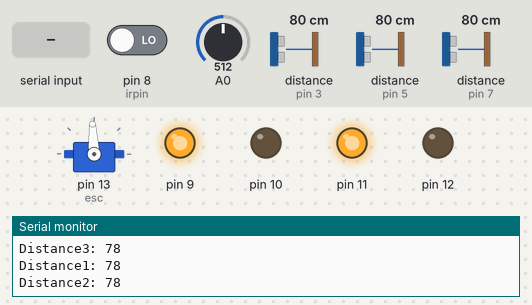
The sketch below on a simulated Arduino Uno, built with avr-gcc and run on an emulated ATmega328P. On the bench: servo, output pins drawn as LEDs (lit = HIGH), the last lines printed to the serial monitor. Wiring (inferred from the names in the program): 3 × ultrasonic range finder: trigger pin 2, echo pin 3 / trigger pin 4, echo pin 5 / trigger pin 6, echo pin 7. Dashed ring = blinking. Inputs (shaded band) come from the test bench; at power-on: distance to the obstacle (sensors on pin 3, pin 5, pin 7) 80 cm, pin 8 (irpin) LOW, A0 = 512. The echo pulse lasts 58.3 µs per cm; pins used as bus, display or sensor lines are not drawn.

Above: at 3.2 s.
3.3 s: distance to the obstacle (sensor on pin 3) set to 19 cm
6.3 s: distance to the obstacle (sensor on pin 3) set to 14 cm
At 7.5 s:
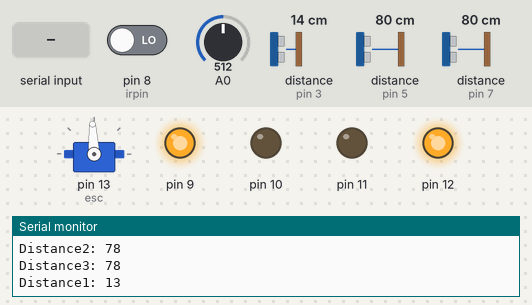
7.8 s: pin 8 (irpin) driven HIGH
At 8.5 s:
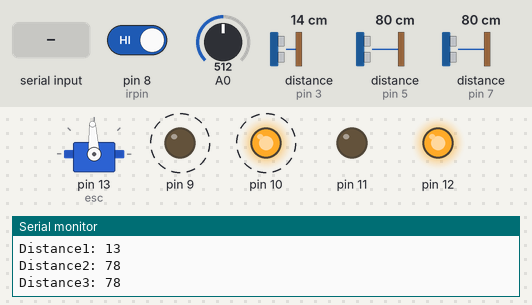
10.8 s: "R" received over Serial
At 11.9 s:
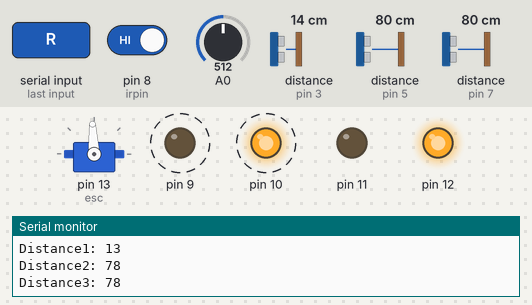
13.8 s: A0 set to 716
At 15.1 s:
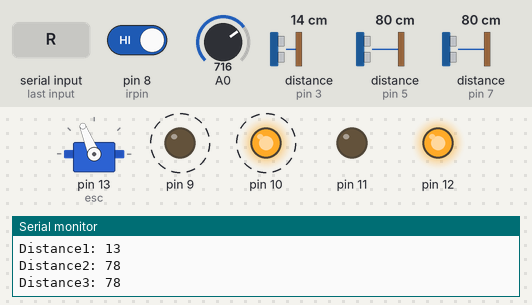
16.8 s: "F" received over Serial
At 18.6 s:
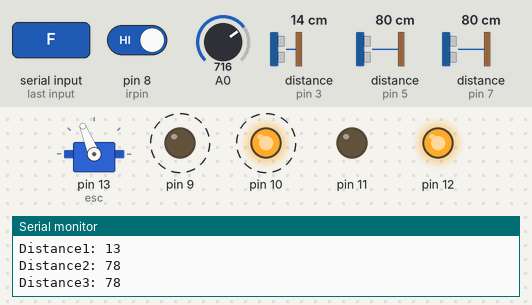
Timing chart, 0 to 20.3 s (numbered marks = the images above; inputs shaded):
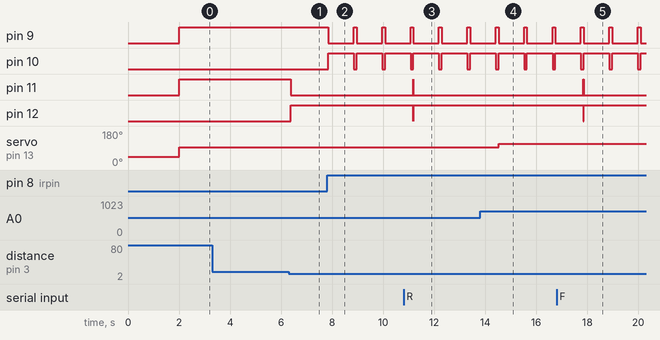

Measured:
- the behaviour switches between 17 and 16 cm on distance to the obstacle (sensor on pin 3) (found by bisection; images 0 and 1)
- after the input at 6.3 s, pin 11: HIGH → LOW after 0.08 s; pin 12: LOW → HIGH after 0.08 s
- after the input at 7.8 s, pin 9: alternates HIGH for 0.11 s and LOW for 1.0 s, starting after 0.05 s; pin 10: alternates HIGH for 1.0 s and LOW for 0.11 s, starting after 0.05 s
- after the input at 10.8 s, pin 11: LOW → HIGH after 0.37 s, → LOW 0.01 s later; pin 12: HIGH → LOW after 0.37 s, → HIGH 0.01 s later
- after the input at 13.8 s, servo on pin 13 (esc): 93° → 112° after 0.72 s
- after the input at 16.8 s, pin 11: LOW → HIGH after 1.0 s, → LOW 0.01 s later; pin 12: HIGH → LOW after 1.0 s, → HIGH 0.01 s later

The sketch:

mechano_rdy_to_rck.ino
```cpp
//Mechano The Smart Floor Cleaning robot by Hobby Project

#include <Servo.h> //include servo.h library
Servo esc;
const int trigPin1 = 2;
const int echoPin1 = 3;
const int trigPin2 = 4;
const int echoPin2 = 5;
const int trigPin3 = 6;
const int echoPin3 = 7;

int irpin =8;

long duration1;
long duration2;
long duration3;
int distanceleft;
int distancefront;
int distanceright;

int a=0;

char cmnd;

void setup() {
  pinMode(trigPin1, OUTPUT);
  pinMode(trigPin2, OUTPUT);
  pinMode(trigPin3, OUTPUT);// Sets the trigPin as an Output
  pinMode(echoPin1, INPUT); // Sets the echoPin as an Input
  pinMode(echoPin2, INPUT);
  pinMode(echoPin3, INPUT);
  pinMode(irpin, INPUT);
  pinMode(9, OUTPUT);
  pinMode(10, OUTPUT);
  pinMode(11, OUTPUT);
  pinMode(12, OUTPUT);
  pinMode(A0, INPUT);
  Serial.begin(9600);
  esc.attach(13);
  esc.writeMicroseconds(1000);
  delay(2000);
}
void loop() {
  digitalWrite(trigPin1, LOW);
  delayMicroseconds(2);
  digitalWrite(trigPin1, HIGH);
  delayMicroseconds(10);
  digitalWrite(trigPin1, LOW);
  duration1 = pulseIn(echoPin1, HIGH);
  distanceleft = duration1 * 0.034 / 2;
  Serial.print("Distance1: ");
  Serial.println(distanceleft);
  digitalWrite(trigPin2, LOW);
  delayMicroseconds(2);
  digitalWrite(trigPin2, HIGH);
  delayMicroseconds(10);
  digitalWrite(trigPin2, LOW);
  duration2 = pulseIn(echoPin2, HIGH);
  distancefront = duration2 * 0.034 / 2;
  Serial.print("Distance2: ");
  Serial.println(distancefront);
  digitalWrite(trigPin3, LOW);
  delayMicroseconds(2);
  digitalWrite(trigPin3, HIGH);
  delayMicroseconds(10);
  digitalWrite(trigPin3, LOW);
  duration3 = pulseIn(echoPin3, HIGH);
  distanceright = duration3 * 0.034 / 2;
  Serial.print("Distance3: ");
  Serial.println(distanceright);
  int s = digitalRead(irpin);

  int val;
  val= analogRead(A0);
  val= map(val, 0, 1023,1000,2000);
  esc.writeMicroseconds(val);


  if(s==HIGH)
  {
    digitalWrite(9, LOW);
    digitalWrite(10, HIGH);
    digitalWrite(11, LOW);
    digitalWrite(12, HIGH);
    delay(1000);
    a=1;
    }
  if ((a==0)&&(s==LOW)&&(distanceleft <= 15 && distancefront > 15 && distanceright <= 15) || (a==0)&&(s==LOW)&&(distanceleft > 15 && distancefront > 15 && distanceright > 15))
  {
    digitalWrite(9, HIGH);
    digitalWrite(10, LOW);
    digitalWrite(11, HIGH);
    digitalWrite(12,LOW);
  }
  if ((a==1)&&(s==LOW)||(s==LOW)&&(distanceleft <= 15 && distancefront <= 15 && distanceright > 15)||(s==LOW)&&(distanceleft <= 15 && distancefront <= 15 && distanceright > 15)||(s==LOW)&& (distanceleft <= 15 && distancefront > 15 && distanceright > 15)||(distanceleft <= 15 && distancefront > 15 && distanceright > 15))
  {
    digitalWrite(9, HIGH);
    digitalWrite(10, LOW);
    digitalWrite(11, LOW);
    digitalWrite(12, HIGH);
    delay(100);
    a=0;
  }
  if ((s==LOW)&&(distanceleft > 15 && distancefront <= 15 && distanceright <= 15) ||(s==LOW)&& (distanceleft > 15 && distancefront > 15 && distanceright <= 15) ||(s==LOW)&& (distanceleft > 15 && distancefront <= 15 && distanceright > 15) )
  {
    digitalWrite(9, LOW);
    digitalWrite(10, HIGH);
    digitalWrite(11, HIGH);
    digitalWrite(12, LOW);
  }

while(Serial.available() > 0)

 {
  digitalWrite(9, LOW);
  digitalWrite(10, LOW);
  digitalWrite(11, LOW);
  digitalWrite(12, LOW);

  cmnd = Serial.read();
  Serial.println(cmnd);


if( cmnd == 'F') // Forward
    {
      digitalWrite(9, HIGH);
      digitalWrite(10, LOW);
      digitalWrite(11, HIGH);
      digitalWrite(12, LOW);
    }
  else if(cmnd == 'B') // Backward
    {
      digitalWrite(9, LOW);
      digitalWrite(10, HIGH);
      digitalWrite(11, LOW);
      digitalWrite(12, HIGH);
    }

    else if(cmnd == 'R') //Right
    {
    digitalWrite(9, LOW);
    digitalWrite(10, HIGH);
    digitalWrite(11, HIGH);
    digitalWrite(12, LOW);
    }
    else if(cmnd == 'L') //Left
    {
    digitalWrite(9, HIGH);
    digitalWrite(10, LOW);
    digitalWrite(11, LOW);
    digitalWrite(12, HIGH);
    }
    else if(cmnd == 'I') //Forward Right
    {
    digitalWrite(9, HIGH);
    digitalWrite(10, LOW);
    digitalWrite(11, LOW);
    digitalWrite(12, LOW);
    }
  else if(cmnd == 'J') //Backward Right
    {
    digitalWrite(9, LOW);
    digitalWrite(10, HIGH);
    digitalWrite(11, LOW);
    digitalWrite(12, LOW);
    }
   else if(cmnd == 'G') //Forward Left
    {
    digitalWrite(9, LOW);
    digitalWrite(10, LOW);
    digitalWrite(11, HIGH);
    digitalWrite(12, LOW);
    }
  else if(cmnd == 'H') //Backward Left
    {
    digitalWrite(9, LOW);
    digitalWrite(10, LOW);
    digitalWrite(11, LOW);
    digitalWrite(12, HIGH);
    }}}
```
